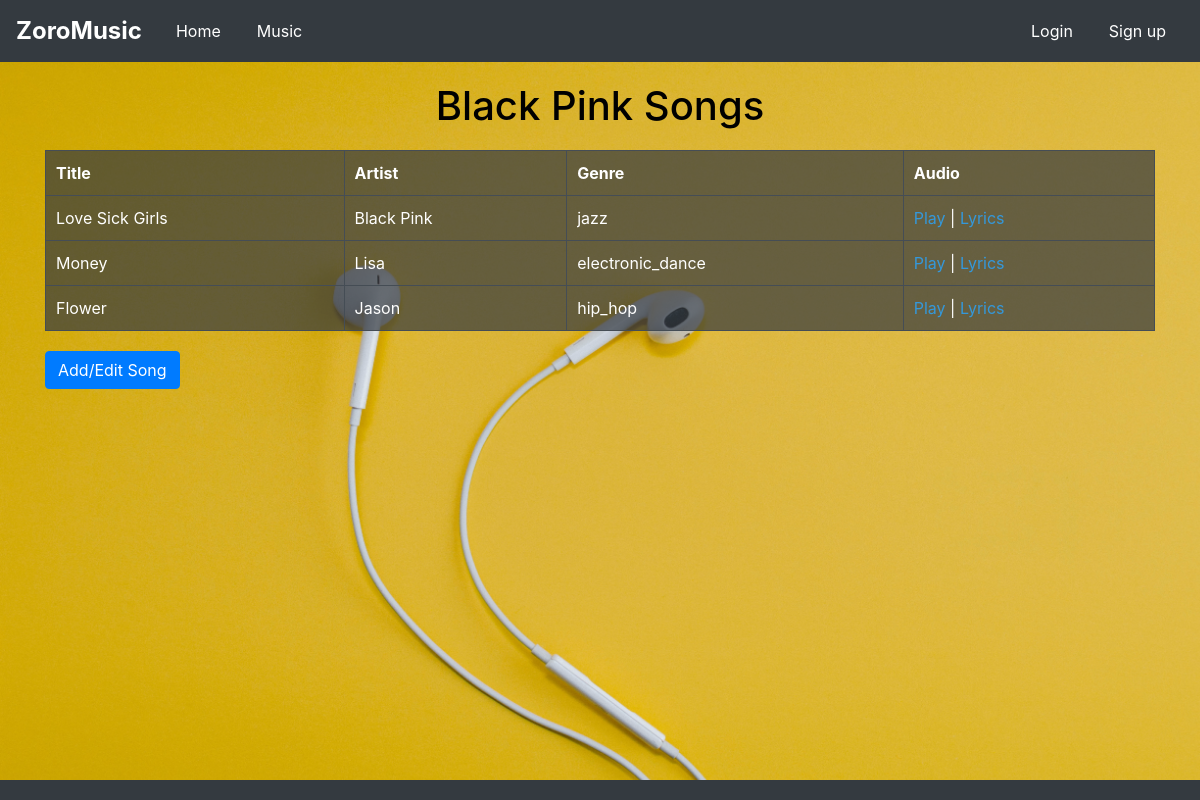
The app's page /album/1/songs with its own data.
### ZoroMusic/models.py (models this page shows, shortened)
class Album(db.Model, UserMixin):
    id = db.Column(db.Integer, Sequence('album_id_seq', start=1, increment=1), primary_key=True)
    title = db.Column(db.String(100), nullable=False)
    description = db.Column(db.Text, nullable=True)
    genre = db.Column(db.String(20), nullable=False)
    created_at = db.Column(db.DateTime, default=datetime.utcnow)
    updated_at = db.Column(db.DateTime, default=datetime.utcnow, onupdate=datetime.utcnow)
    creator_id = db.Column(db.Integer, db.ForeignKey('user.id'))
    creator = db.relationship('User', backref='albums')
    songs = db.relationship('Song', secondary='album_songs', backref=db.backref('albums', lazy='dynamic'))

class Song(db.Model, UserMixin):
    id = db.Column(db.Integer, Sequence('song_id_seq', start=1, increment=1), primary_key=True)
    title = db.Column(db.String(100), nullable=False)
    lyrics = db.Column(db.Text, nullable=False)
    duration = db.Column(db.Integer, nullable=False)
    genre = db.Column(db.String(20), nullable=False)
    artist_name = db.Column(db.String(100), nullable=False)
    release_date = db.Column(db.String(5))
    audio_link = db.Column(db.String(255), nullable=True)
    rating = db.Column(db.Float, default=0)
    created_at = db.Column(db.DateTime, default=datetime.utcnow)
    updated_at = db.Column(db.DateTime, default=datetime.utcnow, onupdate=datetime.utcnow)
    creator_id = db.Column(db.Integer, db.ForeignKey('user.id'), nullable=False)
    likes = db.relationship('Like', backref='song', lazy='dynamic')
    creator = db.relationship('User', backref='songs')

### ZoroMusic/routes.py (the view)
@app.route('/album/<int:album_id>/songs')
def album_songs(album_id):
    album = Album.query.get_or_404(album_id)
    songs = album.songs
    return render_template('album_songs.html', album=album, songs=songs)

### ZoroMusic/templates/album_songs.html (shortened to what this page needs)
{% extends 'base.html' %}
{% block content %}
    <body>
        <h1>{{ album.title }} Songs</h1>
        <div class="container">
            <table class="music-table">
                <thead>
                    <tr>
                        <th>Title</th>
                        <th>Artist</th>
                        <th>Genre</th>
                        <th>Audio</th>
                    </tr>
                </thead>
                <tbody>
                    {% for song in songs %}
                        <tr class="song-row">
                            <td>{{ song.title }}</td>
                            <td>{{ song.artist_name }}</td>
                            <td>{{ song.genre }}</td>
                            <td>
                                {% if song.audio_link %}
                                    <a href="#" class="audio-link"
                                        data-audio="{{ url_for('static', filename=song.audio_link) }}"
                                        onclick="
                                        event.preventDefault();
                                        var audioSource = this.getAttribute('data-audio');
                                        var title = this.closest('tr').querySelector('td:nth-child(2)').innerText;
                                        var audioPlayer = document.getElementById('audioPlayer');
                                        var currentlyPlaying = document.getElementById('currentlyPlaying');
                                        var audioControls = currentlyPlaying.querySelector('.audio-controls');
                                        audioPlayer.src = audioSource;
                                        audioPlayer.load();
                                        audioPlayer.play();
                                        currentlyPlaying.querySelector('h2').innerText = 'Currently Playing: ' + title;
                                        currentlyPlaying.style.display = 'block';
                                        audioControls.scrollIntoView({ behavior: 'smooth' });
                                        "
                                    >
                                    Play
                                    </a> | <a href="{{ url_for('lyrics', song_id=song.id) }}"
                                        class="audio-link"
                                        data-audio="{{ url_for('static', filename=song.audio_link) }}">
                                    Lyrics</a>
                                {% else %}
                                    <p class="no-audio-message">No audio link available</p>
                                {% endif %}
                            </td>
                        </tr>
                    {% endfor %}
                </tbody>
            </table>
            <div class="btn-container">
                <a href="{{ url_for('add_edit_album', album_id=album.id) }}" class="btn btn-primary">Add/Edit Song</a>
            </div>
        </div>
    </body>
{% endblock %}

### ZoroMusic/templates/base.html (style rules this page uses)
body { background-color: #f8f9fa; color: #495057; }

### ZoroMusic/templates/album_songs.html (style rules this page uses)
body { background-image: url('static/math-rblqmwB7kKk-unsplash.jpg'); background-size: cover; background-repeat: no-repeat; background-attachment: fixed; color: black; }
h1 { color: black; text-align: center; }
.music-table { width: 100%; background-color: rgba(52, 58, 64, 0.7); color: #ffffff; border-collapse: collapse; margin-top: 20px; }
.music-table th, .music-table td { border: 1px solid #454d55; padding: 10px; text-align: left; }
.audio-link { color: #3498db; text-decoration: none; cursor: pointer; transition: color 0.3s; }
.btn-container { margin-top: 20px; }

### records on screen
Album: title "Black Pink"
Song: title "Love Sick Girls", artist_name "Black Pink", genre "jazz"
Song: title "Money", artist_name "Lisa", genre "electronic_dance"
Song: title "Flower", artist_name "Jason", genre "hip_hop"
